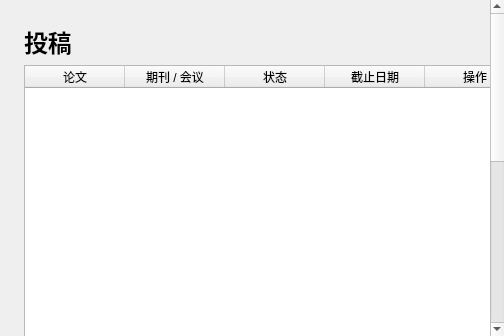
<?xml version="1.0" encoding="UTF-8"?>
<ui version="4.0">
 <class>SubmissionsPage</class>
 <widget class="QWidget" name="submissionsPage"><layout class="QVBoxLayout" name="submissionsRootVerticalLayout">
  <property name="leftMargin"><number>0</number></property><property name="topMargin"><number>0</number></property><property name="rightMargin"><number>0</number></property><property name="bottomMargin"><number>0</number></property>
  <item><widget class="QScrollArea" name="submissionsScrollArea"><property name="widgetResizable"><bool>true</bool></property><property name="horizontalScrollBarPolicy"><enum>Qt::ScrollBarAlwaysOff</enum></property><property name="verticalScrollBarPolicy"><enum>Qt::ScrollBarAsNeeded</enum></property><property name="frameShape"><enum>QFrame::NoFrame</enum></property>
   <widget class="QWidget" name="submissionsContentWidget"><property name="minimumSize"><size><width>0</width><height>700</height></size></property><layout class="QVBoxLayout" name="submissionsContentVerticalLayout"><property name="leftMargin"><number>24</number></property><property name="topMargin"><number>24</number></property><property name="rightMargin"><number>24</number></property><property name="bottomMargin"><number>24</number></property>
    <item><widget class="QLabel" name="pageTitleLabel"><property name="font"><font><pointsize>18</pointsize><bold>true</bold></font></property><property name="text"><string>投稿</string></property></widget></item>
    <item><widget class="QTableWidget" name="submissionOverviewTable"><property name="minimumSize"><size><width>900</width><height>360</height></size></property><property name="horizontalScrollBarPolicy"><enum>Qt::ScrollBarAsNeeded</enum></property><property name="horizontalScrollMode"><enum>QAbstractItemView::ScrollPerPixel</enum></property><property name="columnCount"><number>5</number></property><property name="rowCount"><number>0</number></property><column><property name="text"><string>论文</string></property></column><column><property name="text"><string>期刊 / 会议</string></property></column><column><property name="text"><string>状态</string></property></column><column><property name="text"><string>截止日期</string></property></column><column><property name="text"><string>操作</string></property></column></widget></item>
    <item><spacer name="submissionsVerticalSpacer"><property name="orientation"><enum>Qt::Vertical</enum></property><property name="sizeHint" stdset="0"><size><width>20</width><height>300</height></size></property></spacer></item>
   </layout></widget>
  </widget></item>
 </layout></widget>
 <resources/><connections/>
</ui>
